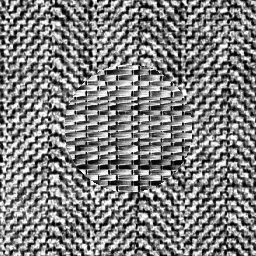
%> input picture lab2/data/D17D55.tiff, 256 x 256 px
$ octave ex.m   (GNU Octave 9; MATLAB toolbox functions it lacks are replaced by stand-ins)
%> lines starting %> are read from the running program, lines starting %| are printed output that depends on the picture
### lab2/helper/gabor2D.m
function h = gabor2D( U0,V0,a,b,Fs )
%Create a 2D gabor filter

N = floor(ceil((3*Fs/a)+1)/2);    %calculate size
[x,y] = meshgrid(-N:1:N,-N:1:N);  %make the grid

G = exp( - ( (a*x/Fs).^2 + (b*y/Fs).^2 ) ); %G(x,y)
C = cos( 2*pi*U0*x/Fs + 2*pi*V0*y/Fs );     %C(x,y)
S = sin( 2*pi*U0*x/Fs + 2*pi*V0*y/Fs );     %S(x,y)

h = G.*(C + 1i*S); %not normalized filter in space
h = h/norm(h,2);   %normalization of filter


end

### lab2/helper/ex.m
close all; clear all; clc;

%% 1.1
f = im2double(imread('D17D55.tiff'));
%> f: size 256x256 double; min 0.00392, max 1, mean 0.501
f_ref = imread('D17D55_ref.gif');
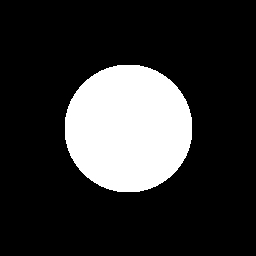
%> input picture lab2/data/D17D55_ref.gif, 256 x 256 px
%> f_ref is the input picture: size 256x256 uint8; min 0, max 255, mean 50
Fs = max(size(f)); %sampling frequency
%> Fs = 256

figure;
subplot(1,2,1); imshow(f);      title('initial image');
subplot(1,2,2); imshow(f_ref);  title('segmentation');

%% 1.2 gabor filters (an example)
U0 = 10; V0 = 10; a = 25; b = 25; %parameters
h = gabor2D(U0,V0,a,b,Fs);        %create the filter

N = floor(ceil((3*Fs/a)+1)/2);    %we need these to show the result
%> N = 16
[x,y] = meshgrid(-N:1:N,-N:1:N);  %although they are also computed in function

H = freqz2(h,Fs,Fs);              %compute the frequency response
[fx,fy]= meshgrid(-Fs/2+1:Fs/2,-Fs/2+1:Fs/2); %grid for both positive frequencies

figure;
mesh(x,y,real(h)); title('U_0 = 10 , V_0 = 10, a = b = 25, space domain');
axis square;
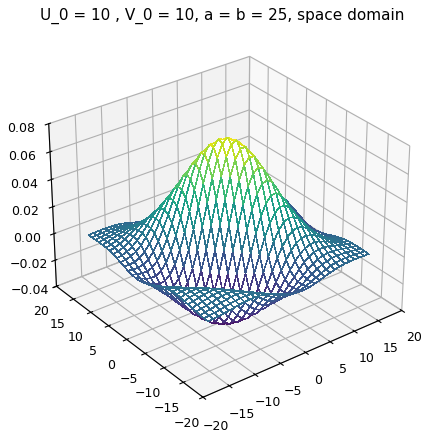
%> figure redrawn from the program's plot data
figure;
mesh(fx,fy,fliplr(flipud(abs(H)))); title('U_0 = 10 , V_0 = 10, a = b = 25, frequency domain');
axis square;
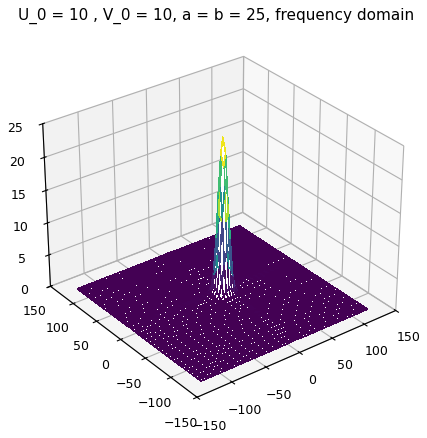
%> figure redrawn from the program's plot data

%% 1.3
[M,N] = size(f);         %image size to M,N
%> M = 256; N = 256
u = (0:N-1)-floor(N/2);  %create vector for x-frequency
%> u = 256 values from -128 to 127
v = (0:M-1)-floor(N/2);  %create vector for y-frequency
%> v = 256 values from -128 to 127
F = fft2(f,M,N);         %calculate fft

figure;
mesh(u*pi/(N/2),v*pi/(M/2),log(1+abs(fftshift(F)))); %show FFT in [-pi,pi]
title('log(abs(F)+1)'); %to be positive
colormap(jet);
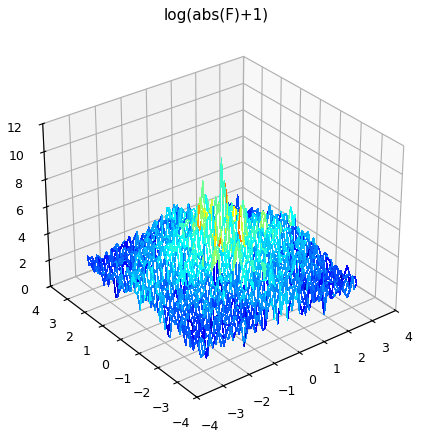
%> figure redrawn from the program's plot data

F_sh = fftshift(F);
F_14 = F_sh(:,(N/2+1 : end));
%> (the run ends here)
